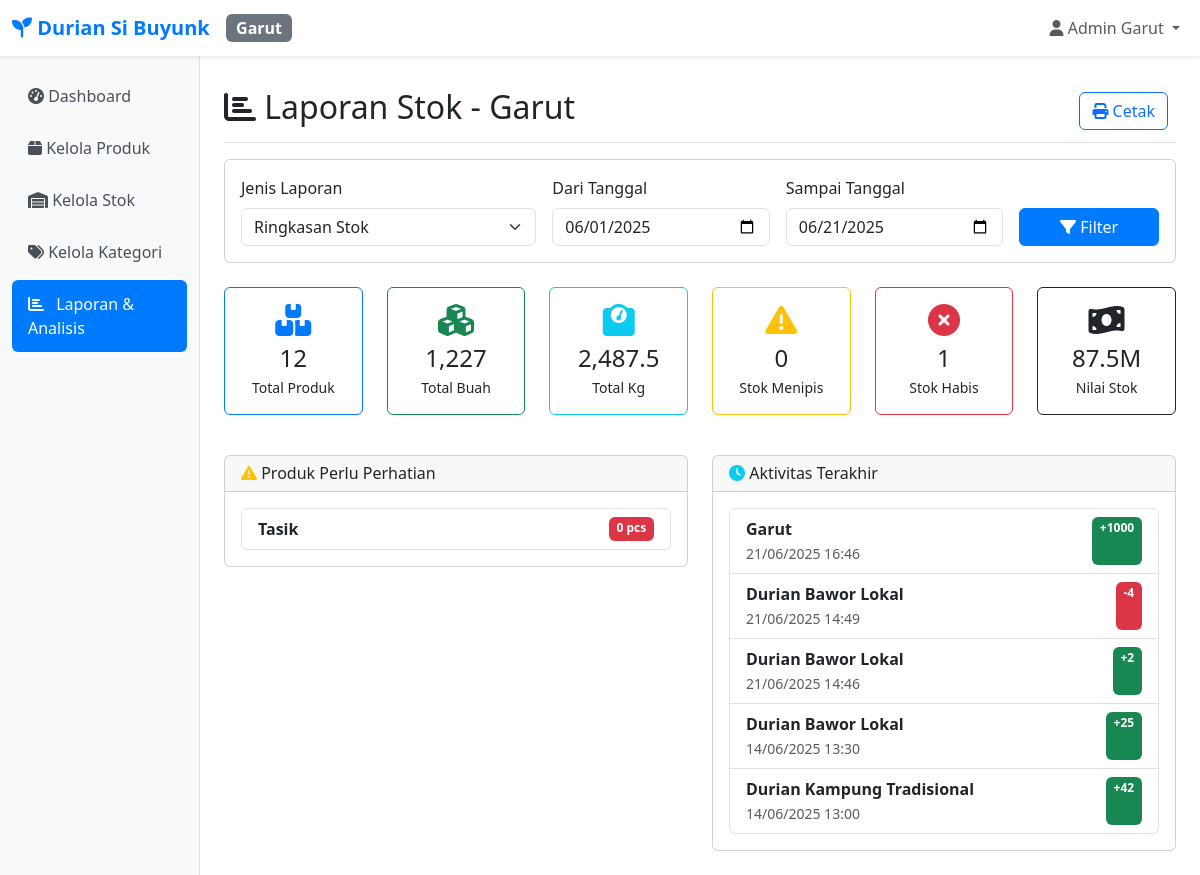
The page /cabang/garut/laporan/index.php (signed in) on the database its author committed.
### tables this page shows
CREATE TABLE `users` (
  `id` int NOT NULL,
  `username` varchar(50) NOT NULL,
  `password` varchar(255) NOT NULL,
  `nama_lengkap` varchar(100) NOT NULL,
  `cabang_id` int NOT NULL,
  `role` enum('admin') DEFAULT 'admin',
  `created_at` timestamp NOT NULL DEFAULT CURRENT_TIMESTAMP,
  `updated_at` timestamp NOT NULL DEFAULT CURRENT_TIMESTAMP ON UPDATE CURRENT_TIMESTAMP
);

CREATE TABLE `cabang` (
  `id` int NOT NULL,
  `nama_cabang` varchar(50) NOT NULL,
  `kode_cabang` varchar(10) NOT NULL,
  `alamat` text,
  `telepon` varchar(20) DEFAULT NULL,
  `created_at` timestamp NOT NULL DEFAULT CURRENT_TIMESTAMP
);

CREATE TABLE `produk` (
  `id` int NOT NULL,
  `nama_produk` varchar(200) NOT NULL,
  `kategori_id` int DEFAULT NULL,
  `jenis_durian_id` int DEFAULT NULL,
  `harga` decimal(12,2) NOT NULL,
  `harga_per_kg` decimal(12,2) DEFAULT '0.00' COMMENT 'Harga per kilogram',
  `stok_tasik` int DEFAULT '0',
  `stok_garut` int DEFAULT '0',
  `total_kg_tasik` decimal(10,3) DEFAULT '0.000' COMMENT 'Total berat stok Tasik dalam kg',
  `total_kg_garut` decimal(10,3) DEFAULT '0.000' COMMENT 'Total berat stok Garut dalam kg',
  `total_pcs_tasik` int DEFAULT '0' COMMENT 'Total pieces Tasik',
  `total_pcs_garut` int DEFAULT '0' COMMENT 'Total pieces Garut',
  `satuan` varchar(20) DEFAULT 'pcs',
  `deskripsi` text,
  `gambar` varchar(255) DEFAULT NULL,
  `status` enum('aktif','nonaktif') DEFAULT 'aktif',
  `created_at` timestamp NOT NULL DEFAULT CURRENT_TIMESTAMP,
  `updated_at` timestamp NOT NULL DEFAULT CURRENT_TIMESTAMP ON UPDATE CURRENT_TIMESTAMP
);

CREATE TABLE `stok_history` (
  `id` int NOT NULL,
  `produk_id` int NOT NULL,
  `cabang_id` int NOT NULL,
  `cabang` enum('tasik','garut') NOT NULL COMMENT 'Branch identifier for weight functions',
  `jenis_transaksi` enum('masuk','keluar','penyesuaian') NOT NULL,
  `jumlah` int NOT NULL,
  `jumlah_sebelum` int DEFAULT '0' COMMENT 'Stock pieces before transaction',
  `jumlah_sesudah` int DEFAULT '0' COMMENT 'Stock pieces after transaction',
  `selisih` int DEFAULT '0' COMMENT 'Difference in pieces',
  `stok_sebelum` int NOT NULL,
  `stok_sesudah` int NOT NULL,
  `total_kg_sebelum` decimal(10,3) DEFAULT '0.000' COMMENT 'Total kg before transaction',
  `total_kg_sesudah` decimal(10,3) DEFAULT '0.000' COMMENT 'Total kg after transaction',
  `bobot_kg` decimal(8,3) DEFAULT '0.000' COMMENT 'Weight involved in this transaction',
  `jumlah_pcs` int DEFAULT '0' COMMENT 'Pieces involved in this transaction',
  `harga_per_kg_saat_itu` decimal(12,2) DEFAULT '0.00' COMMENT 'Price per kg at transaction time',
  `keterangan` text,
  `user_id` int DEFAULT NULL,
  `created_at` timestamp NOT NULL DEFAULT CURRENT_TIMESTAMP
);

### cabang/garut/laporan/index.php (the view, shortened to what the rows shown need)
<?php
require_once __DIR__ . '/../../../includes/auth.php';
require_once __DIR__ . '/../../../includes/report_functions_simple.php';
$date_from = $_GET['date_from'] ?? date('Y-m-01');
$date_to = $_GET['date_to'] ?? date('Y-m-d');
$report_type = $_GET['report_type'] ?? 'summary';
try {
    $current_stock = getCurrentStockReport('garut');
    $stock_movements = getStockMovementHistory('garut', $date_from, $date_to, 20);
} catch (Exception $e) {
    $error_message = "Error loading report: " . $e->getMessage();
}
include __DIR__ . '/../../../includes/header.php';
?>
<div class="d-flex justify-content-between flex-wrap flex-md-nowrap align-items-center pt-3 pb-2 mb-3 border-bottom">
    <h1 class="h2"><i class="fas fa-chart-bar"></i> Laporan Stok - Garut</h1>
</div>
<div class="printable-content">
<?php if ($report_type === 'movement'): ?>
    <div class="card">
        <div class="card-header">
            <h5 class="mb-0"><i class="fas fa-exchange-alt"></i> Pergerakan Stok (<?= date('d/m/Y', strtotime($date_from)) ?> - <?= date('d/m/Y', strtotime($date_to)) ?>)</h5>
        </div>
        <div class="card-body">
            <?php if (empty($stock_movements)): ?>
                <p class="text-muted text-center py-4">Tidak ada pergerakan stok dalam periode ini.</p>
            <?php else: ?>
                <div class="table-responsive">
                    <table class="table table-striped">
                        <thead>
                            <tr>
                                <th>Tanggal</th>
                                <th>Produk</th>
                                <th>Jenis</th>
                                <th>Sebelum</th>
                                <th>Sesudah</th>
                                <th>Selisih</th>
                                <th>Keterangan</th>
                            </tr>
                        </thead>
                        <tbody>
                            <?php foreach ($stock_movements as $movement): ?>
                                <tr>
                                    <td><?= date('d/m/Y H:i', strtotime($movement['created_at'])) ?></td>
                                    <td>
                                        <strong><?= htmlspecialchars($movement['nama_produk']) ?></strong>
                                        <?php if ($movement['nama_kategori']): ?>
                                            <br><small class="text-muted"><?= htmlspecialchars($movement['nama_kategori']) ?></small>
                                        <?php endif; ?>
                                    </td>
                                    <td>
                                        <?php if ($movement['jenis_transaksi'] === 'masuk'): ?>
                                            <span class="badge bg-success">Masuk</span>
                                        <?php elseif ($movement['jenis_transaksi'] === 'keluar'): ?>
                                            <span class="badge bg-danger">Keluar</span>
                                        <?php else: ?>
                                            <span class="badge bg-info"><?= ucfirst($movement['jenis_transaksi']) ?></span>
                                        <?php endif; ?>
                                    </td>
                                    <td><?= $movement['jumlah_sebelum'] ?></td>
                                    <td><?= $movement['jumlah_sesudah'] ?></td>
                                    <td>
                                        <span class="<?= $movement['selisih'] > 0 ? 'text-success' : 'text-danger' ?>">
                                            <?= $movement['selisih'] > 0 ? '+' : '' ?><?= $movement['selisih'] ?>
                                        </span>
                                    </td>
                                    <td><?= htmlspecialchars($movement['keterangan']) ?></td>
                                </tr>
                            <?php endforeach; ?>
                        </tbody>
                    </table>
                </div>
            <?php endif; ?>
        </div>
    </div>
<?php else: ?>
    <div class="row">
        <div class="col-md-6 mb-4">
            <div class="card">
                <div class="card-body">
                    <?php
                    $low_stock = array_filter($current_stock, function($item) {
                        return $item['status_stok'] === 'Habis' || $item['status_stok'] === 'Menipis';
                    });
                    ?>
                    <?php if (empty($low_stock)): ?>
                        <p class="text-success mb-0"><i class="fas fa-check"></i> Semua produk memiliki stok yang cukup</p>
                    <?php else: ?>
                        <div class="list-group">
                            <?php foreach (array_slice($low_stock, 0, 5) as $item): ?>
                                <div class="list-group-item">
                                    <div class="d-flex justify-content-between">
                                        <strong><?= htmlspecialchars($item['nama_produk']) ?></strong>
                                        <span class="badge bg-<?= $item['status_stok'] === 'Habis' ? 'danger' : 'warning' ?>">
                                            <?= $item['stok_pcs'] ?> pcs
                                        </span>
                                    </div>
                                </div>
                            <?php endforeach; ?>
                        </div>
                    <?php endif; ?>
                </div>
            </div>
        </div>
        <div class="col-md-6 mb-4">
            <div class="card">
                <div class="card-body">
                    <?php if (empty($stock_movements)): ?>
                        <p class="text-muted mb-0">Belum ada aktivitas stok</p>
                    <?php else: ?>
                        <div class="list-group">
                            <?php foreach (array_slice($stock_movements, 0, 5) as $movement): ?>
                                <div class="list-group-item">
                                    <div class="d-flex justify-content-between">
                                        <div>
                                            <strong><?= htmlspecialchars($movement['nama_produk']) ?></strong>
                                            <br><small class="text-muted"><?= date('d/m/Y H:i', strtotime($movement['created_at'])) ?></small>
                                        </div>
                                        <span class="badge bg-<?= $movement['jenis_transaksi'] === 'masuk' ? 'success' : 'danger' ?>">
                                            <?= $movement['jenis_transaksi'] === 'masuk' ? '+' : '' ?><?= $movement['selisih'] ?>
                                        </span>
                                    </div>
                                </div>
                            <?php endforeach; ?>
                        </div>
                    <?php endif; ?>
                </div>
            </div>
        </div>
    </div>
<?php endif; ?>
</div>
</body>
</html>

### includes/header.php (shortened to what the rows shown need)
<?php
require_once __DIR__ . '/auth.php';
$currentUser = getCurrentUser();
$branchName = $currentUser ? $currentUser['nama_cabang'] : '';
?>
<!DOCTYPE html>
<html lang="id">
<head>
    <link href="https://cdn.jsdelivr.net/npm/bootstrap@5.3.0/dist/css/bootstrap.min.css" rel="stylesheet">
    <link href="https://cdnjs.cloudflare.com/ajax/libs/font-awesome/6.4.0/css/all.min.css" rel="stylesheet">
</head>
<body>
    <nav class="navbar navbar-expand-lg navbar-light bg-white shadow-sm">
        <div class="container-fluid">
            <a class="navbar-brand" href="dashboard.php">
                <i class="fas fa-seedling"></i> <?= APP_NAME ?>
            </a>
            <span class="badge bg-secondary fs-6"><?= $branchName ?></span>
            <div class="navbar-nav ms-auto">
                <div class="nav-item dropdown">
                    <a class="nav-link dropdown-toggle" href="#" id="navbarDropdown" role="button" data-bs-toggle="dropdown">
                        <i class="fas fa-user"></i> <?= $currentUser['nama_lengkap'] ?? 'User' ?>
                    </a>
                </div>
            </div>
        </div>
    </nav>
    <div class="container-fluid">
        <div class="row">
            <main class="col-md-9 ms-sm-auto col-lg-10 px-md-4">
                <div class="pt-3">

### rows shown on the page
users: cabang.nama_cabang "Garut", nama_lengkap "Admin Garut"
produk: nama_produk "Tasik", stok_garut "0"
stok_history: produk.nama_produk "Garut", created_at "21/06/2025 16:46", selisih "1000"
stok_history: produk.nama_produk "Durian Bawor Lokal", created_at "21/06/2025 14:49", selisih "-4"
stok_history: produk.nama_produk "Durian Bawor Lokal", created_at "21/06/2025 14:46", selisih "2"
stok_history: produk.nama_produk "Durian Bawor Lokal", created_at "14/06/2025 13:30", selisih "25"
stok_history: produk.nama_produk "Durian Kampung Tradisional", created_at "14/06/2025 13:00", selisih "42"

### other values the page prints
APP_NAME "Durian Si Buyunk"
$summary['total_produk'] "12"
$summary['total_stok_buah'] "1,227"
$summary['total_stok_kg'] "2,487.5"
$summary['produk_menipis'] "0"
$summary['produk_habis'] "1"
$summary['total_nilai_stok']/1000000 "87.5"
